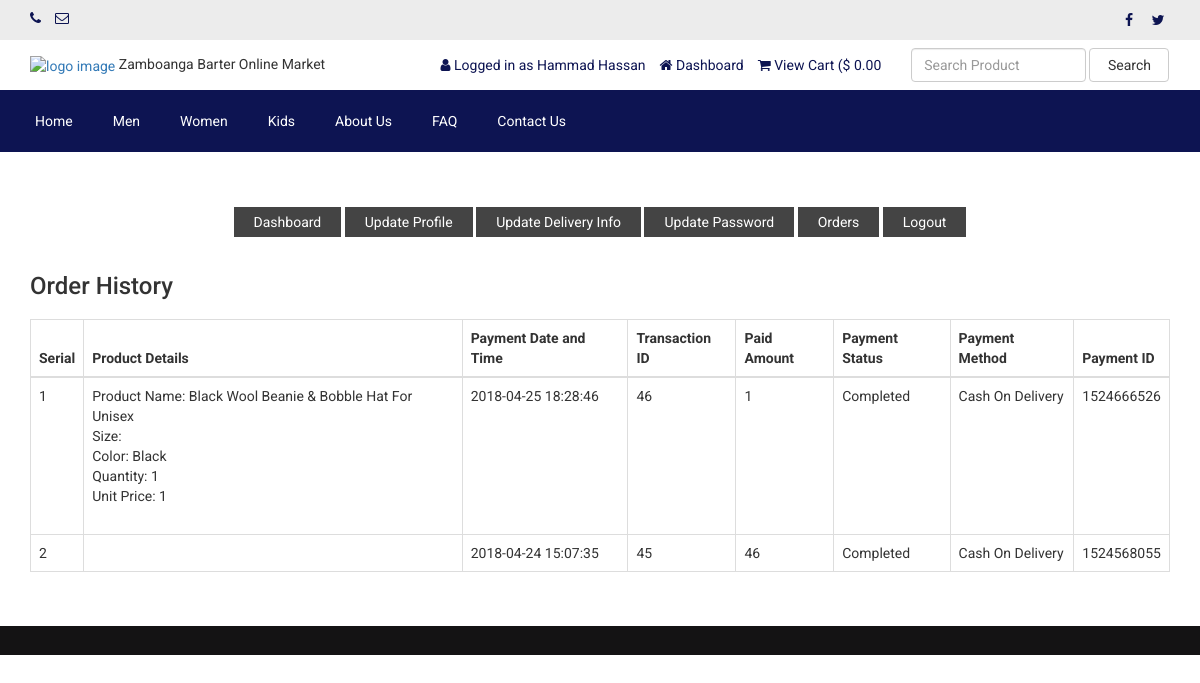
The app's page /customer-order.php (signed in) with its own data.
### tables this page shows
CREATE TABLE `tbl_social` (
  `social_id` int(11) NOT NULL,
  `social_name` varchar(30) NOT NULL,
  `social_url` varchar(255) NOT NULL,
  `social_icon` varchar(30) NOT NULL
);

CREATE TABLE `tbl_top_category` (
  `tcat_id` int(11) NOT NULL,
  `tcat_name` varchar(255) NOT NULL,
  `show_on_menu` int(1) NOT NULL
);

CREATE TABLE `tbl_page` (
  `id` int(11) NOT NULL,
  `about_title` varchar(255) NOT NULL,
  `about_content` text NOT NULL,
  `about_banner` varchar(255) NOT NULL,
  `about_meta_title` varchar(255) NOT NULL,
  `about_meta_keyword` text NOT NULL,
  `about_meta_description` text NOT NULL,
  `faq_title` varchar(255) NOT NULL,
  `faq_banner` varchar(255) NOT NULL,
  `faq_meta_title` varchar(255) NOT NULL,
  `faq_meta_keyword` text NOT NULL,
  `faq_meta_description` text NOT NULL,
  `blog_title` varchar(255) NOT NULL,
  `blog_banner` varchar(255) NOT NULL,
  `blog_meta_title` varchar(255) NOT NULL,
  `blog_meta_keyword` text NOT NULL,
  `blog_meta_description` text NOT NULL,
  `contact_title` varchar(255) NOT NULL,
  `contact_banner` varchar(255) NOT NULL,
  `contact_meta_title` varchar(255) NOT NULL,
  `contact_meta_keyword` text NOT NULL,
  `contact_meta_description` text NOT NULL,
  `pgallery_title` varchar(255) NOT NULL,
  `pgallery_banner` varchar(255) NOT NULL,
  `pgallery_meta_title` varchar(255) NOT NULL,
  `pgallery_meta_keyword` text NOT NULL,
  `pgallery_meta_description` text NOT NULL,
  `vgallery_title` varchar(255) NOT NULL,
  `vgallery_banner` varchar(255) NOT NULL,
  `vgallery_meta_title` varchar(255) NOT NULL,
  `vgallery_meta_keyword` text NOT NULL,
  `vgallery_meta_description` text NOT NULL
);

CREATE TABLE `tbl_payment` (
  `id` int(11) NOT NULL,
  `customer_id` int(11) NOT NULL,
  `customer_name` varchar(255) NOT NULL,
  `customer_email` varchar(255) NOT NULL,
  `payment_date` varchar(50) NOT NULL,
  `txnid` varchar(255) NOT NULL,
  `paid_amount` int(11) NOT NULL,
  `card_number` varchar(50) NOT NULL,
  `card_cvv` varchar(10) NOT NULL,
  `card_month` varchar(10) NOT NULL,
  `card_year` varchar(10) NOT NULL,
  `bank_transaction_info` text NOT NULL,
  `payment_method` varchar(20) NOT NULL,
  `payment_status` varchar(25) NOT NULL,
  `shipping_status` varchar(20) NOT NULL,
  `payment_id` varchar(255) NOT NULL
);

CREATE TABLE `tbl_order` (
  `id` int(11) NOT NULL,
  `product_id` int(11) NOT NULL,
  `product_name` varchar(255) NOT NULL,
  `size` varchar(100) NOT NULL,
  `color` varchar(100) NOT NULL,
  `quantity` varchar(50) NOT NULL,
  `unit_price` varchar(50) NOT NULL,
  `payment_id` varchar(255) NOT NULL
);

### customer-order.php (the view, shortened to what this page needs)
<?php require_once('header.php'); ?>
<div class="page">
    <div class="container">
        <div class="row">
            <div class="col-md-12">
                <?php require_once('customer-sidebar.php'); ?>
            </div>
            <div class="col-md-12">
                <div class="user-content">
                    <h3><?php echo LANG_VALUE_25; ?></h3>
                    <div class="table-responsive">
                        <table class="table table-bordered">
                            <thead>
                                <tr>
                                    <th><?php echo LANG_VALUE_7; ?></th>
                                    <th><?php echo LANG_VALUE_48; ?></th>
                                    <th><?php echo LANG_VALUE_27; ?></th>
                                    <th><?php echo LANG_VALUE_28; ?></th>
                                    <th><?php echo LANG_VALUE_29; ?></th>
                                    <th><?php echo LANG_VALUE_30; ?></th>
                                    <th><?php echo LANG_VALUE_31; ?></th>
                                    <th><?php echo LANG_VALUE_32; ?></th>
                                </tr>
                            </thead>
                            <tbody>
            <?php
            $limit = 10;
            $page = @$_GET['page'];
            if($page)
                $start = ($page - 1) * $limit;
            else
                $start = 0;
            $statement = $pdo->prepare("SELECT * FROM tbl_payment WHERE customer_email=? ORDER BY id DESC LIMIT $start, $limit");
            $statement->execute(array($_SESSION['customer']['cust_email']));
            $result = $statement->fetchAll(PDO::FETCH_ASSOC);
            if ($page == 0) $page = 1;
            ?>
                                <?php
                                $tip = $page*10-10;
                                foreach ($result as $row) {
                                    $tip++;
                                    ?>
                                    <tr>
                                        <td><?php echo $tip; ?></td>
                                        <td>
                                            <?php
                                            $statement1 = $pdo->prepare("SELECT * FROM tbl_order WHERE payment_id=?");
                                            $statement1->execute(array($row['payment_id']));
                                            $result1 = $statement1->fetchAll(PDO::FETCH_ASSOC);
                                            foreach ($result1 as $row1) {
                                                echo 'Product Name: '.$row1['product_name'];
                                                echo '<br>Size: '.$row1['size'];
                                                echo '<br>Color: '.$row1['color'];
                                                echo '<br>Quantity: '.$row1['quantity'];
                                                echo '<br>Unit Price: '.$row1['unit_price'];
                                                echo '<br><br>';
                                            }
                                            ?>
                                        </td>
                                        <td><?php echo $row['payment_date']; ?></td>
                                        <td><?php echo $row['id']; ?></td>
                                        <td><?php echo $row['paid_amount']; ?></td>
                                        <td><?php echo $row['payment_status']; ?></td>
                                        <td>Cash On Delivery</td>
                                        <td><?php echo $row['payment_id']; ?></td>
                                    </tr>
                                    <?php
                                }
                                ?>
                            </tbody>
                        </table>
                        <div class="pagination" style="overflow: hidden;">
                    </div>
                </div>
            </div>
        </div>
    </div>
</div>
<?php require_once('footer.php'); ?>

### header.php (shortened to what this page needs)
<?php
include("admin/inc/config.php");
?>
<!DOCTYPE html>
<html lang="en">
<head>
	<link rel="stylesheet" href="assets/css/bootstrap.min.css">
	<link rel="stylesheet" href="assets/css/font-awesome.min.css">
	<link rel="stylesheet" href="assets/css/owl.carousel.min.css">
	<link rel="stylesheet" href="assets/css/owl.theme.default.min.css">
	<link rel="stylesheet" href="assets/css/jquery.bxslider.min.css">
    <link rel="stylesheet" href="assets/css/magnific-popup.css">
    <link rel="stylesheet" href="assets/css/rating.css">
	<link rel="stylesheet" href="assets/css/spacing.css">
	<link rel="stylesheet" href="assets/css/bootstrap-touch-slider.css">
	<link rel="stylesheet" href="assets/css/animate.min.css">
	<link rel="stylesheet" href="assets/css/tree-menu.css">
	<link rel="stylesheet" href="assets/css/select2.min.css">
	<link rel="stylesheet" href="assets/css/main.css">
	<link rel="stylesheet" href="assets/css/responsive.css">
	<?php
	$statement = $pdo->prepare("SELECT * FROM tbl_page WHERE id=1");
	$statement->execute();
	$result = $statement->fetchAll(PDO::FETCH_ASSOC);
		?>
</head>
<body>
<div class="top">
	<div class="container">
		<div class="row">
			<div class="col-md-6 col-sm-6 col-xs-12">
				<div class="left">
					<ul>
						<li><i class="fa fa-phone"></i> <?php echo $contact_phone; ?></li>
						<li><i class="fa fa-envelope-o"></i> <?php echo $contact_email; ?></li>
					</ul>
				</div>
			</div>
			<div class="col-md-6 col-sm-6 col-xs-12">
				<div class="right">
					<ul>
						<?php
						$statement = $pdo->prepare("SELECT * FROM tbl_social");
						$statement->execute();
						$result = $statement->fetchAll(PDO::FETCH_ASSOC);
						foreach ($result as $row) {
							?>
							<?php if($row['social_url'] != ''): ?>
							<li><a href="<?php echo $row['social_url']; ?>"><i class="<?php echo $row['social_icon']; ?>"></i></a></li>
							<?php endif; ?>
							<?php
						}
						?>
					</ul>
				</div>
			</div>
		</div>
	</div>
</div>
<div class="header">
	<div class="container">
		<div class="row inner">
			<div class="col-md-4 logo">
				<a href="index.php"><img src="assets/uploads/<?php echo $logo; ?>" alt="logo image"></a> Zamboanga Barter Online Market
			</div>
			<div class="col-md-5 right">
				<ul>
					<?php
					if(isset($_SESSION['customer'])) {
						?>
						<li><i class="fa fa-user"></i> <?php echo LANG_VALUE_13; ?> <?php echo $_SESSION['customer']['cust_name']; ?></li>
						<li><a href="dashboard.php"><i class="fa fa-home"></i> <?php echo LANG_VALUE_89; ?></a></li>
						<?php
					} else {
						?>
						<li><a href="login.php"><i class="fa fa-sign-in"></i> <?php echo LANG_VALUE_9; ?></a></li>
						<li><a href="registration.php"><i class="fa fa-user-plus"></i> Sign Up</a></li>
						<?php
					}
					?>
					<li><a href="cart.php"><i class="fa fa-shopping-cart"></i> <?php echo LANG_VALUE_19; ?> (<?php echo LANG_VALUE_1; ?>
					<?php
					if(isset($_SESSION['cart_p_id'])) {
						$table_total_price = 0;
						$i=0;
	                    foreach($_SESSION['cart_p_qty'] as $key => $value)
	                    {
	                        $i++;
	                        $arr_cart_p_qty[$i] = $value;
	                    }                    $i=0;
	                    foreach($_SESSION['cart_p_current_price'] as $key => $value)
	                    {
	                        $i++;
	                        $arr_cart_p_current_price[$i] = $value;
	                    }
	                    for($i=1;$i<=count($arr_cart_p_qty);$i++) {
	                    	$row_total_price = $arr_cart_p_current_price[$i]*$arr_cart_p_qty[$i];
	                        $table_total_price = $table_total_price + $row_total_price;
	                    }
						echo $table_total_price;
					} else {
						echo '0.00';
					}
					?></a></li>
				</ul>
			</div>
			<div class="col-md-3 search-area">
				<form class="navbar-form navbar-left" role="search" action="search-result.php" method="get">
					<div class="form-group">
						<input type="text" class="form-control search-top" placeholder="<?php echo LANG_VALUE_2; ?>" name="search_text">
					</div>
					<button type="submit" class="btn btn-default"><?php echo LANG_VALUE_3; ?></button>
				</form>
			</div>
		</div>
	</div>
</div>
<div class="nav">
	<div class="container">
		<div class="row">
			<div class="col-md-12 pl_0 pr_0">
				<div class="menu-container">
					<div class="menu">
						<ul>
						<li><a href="index.php">Home</a></li>
							<?php
							$statement = $pdo->prepare("SELECT * FROM tbl_top_category WHERE show_on_menu=1");
							$statement->execute();
							$result = $statement->fetchAll(PDO::FETCH_ASSOC);
							foreach ($result as $row) {
								?>
								<li><a href="product-category.php?id=<?php echo $row['tcat_id']; ?>&type=top-category"><?php echo $row['tcat_name']; ?></a>
								</li>
								<?php
							}
							?>
							<?php
							$statement = $pdo->prepare("SELECT * FROM tbl_page WHERE id=1");
							$statement->execute();
							$result = $statement->fetchAll(PDO::FETCH_ASSOC);
							foreach ($result as $row) {
								$about_title = $row['about_title'];
								$faq_title = $row['faq_title'];
								$contact_title = $row['contact_title'];
							}
							?>
							<li><a href="about.php"><?php echo $about_title; ?></a></li>
							<li><a href="faq.php"><?php echo $faq_title; ?></a></li>
							<li><a href="contact.php"><?php echo $contact_title; ?></a></li>
						</ul>
					</div>
				</div>
			</div>
		</div>
	</div>
</div>

### assets/css/main.css (style rules this page uses)
* { margin: 0; padding: 0; }
body { font-family: 'Roboto', sans-serif; font-size: 14px; }
h1, h2, h3, h4, h5, h6 { font-family: 'Roboto', sans-serif; }
a { text-decoration: none; }
.top { width: 100%; height: 40px; background: #ececec; }
.top .left { float: left; }
.top .left ul { padding-top: 8px; }
.top .left ul li { list-style-type: none; float: left; margin-right: 14px; color: #0d1452; }
.top .left ul li i { color: #0d1452; }
.top .right { float: right; }
.top .right ul { padding-top: 8px; }
.top .right ul li { list-style-type: none; float: left; margin-left: 5px; }
.top .right ul li a { color: #0d1452; width: 24px; height: 24px; line-height: 24px; text-align: center; border-radius: 50%; display: block; transition: all 0.4s ease; }
.header { width: 100%; height: auto; background: #fff; }
.header .inner { height: auto; display: table; }
.header .logo { float: none; display: table-cell; vertical-align: middle; }
.header .logo img { max-width: 100%; height: 80px; }
.header .navbar-form .form-control { width: 300px; }
.header .search-area { float: none; display: table-cell; vertical-align: middle; }
.header .search-area .form-group { width: calc(100% - 84px); }
.header .search-area button { width: 80px; }
.header .search-area form { width: 100%; }
.header .right { float: none; display: table-cell; vertical-align: middle; padding-right: 0; }
.header .right ul { float: right; margin-bottom: 0; }
.header .right ul li { list-style-type: none; float: left; margin-left: 14px; color: #0d1452; }
.header .right ul li a { color: #0d1452; }
.header .navbar-form .search-top { width: 100%; }
.nav { background: #0d1452; }
.menu-container { width: 100%; margin: 0 auto; background: #0d1452; }
.menu-dropdown-icon:before { content: "\f067"; font-family: "FontAwesome"; display: none; cursor: pointer; float: right; padding: 1.5em 2em; background: #fff; color: #333; }
.menu > ul { margin: 0 auto; width: 100%; list-style: none; padding: 0; position: relative; box-sizing: border-box; }
.menu > ul:before, .menu > ul:after { content: ""; display: table; }
.menu > ul:after { clear: both; }
.menu > ul > li { float: left; padding: 0; margin: 0; }
.menu > ul > li a { text-decoration: none; padding: 1.5em 20px; display: block; color: #fff; }
.page { width: 100%; height: auto; padding-top: 50px; padding-bottom: 50px; }
.user-content h3 { margin-bottom: 20px; }
div.pagination { padding: 3px; margin: 3px; z-index: 1000; font-size: 14px; margin-bottom: 20px; }

### assets/css/responsive.css (style rules this page uses)
@media only screen and (min-width: 992px) { .header .inner { width: 100%; } }
@media only screen and (min-width: 992px) { .header .search-area { padding-right: 0; } }
@media only screen and (min-width: 992px) { .header .search-area form { padding-right: 0; } }
@media only screen and (min-width: 992px) { .header .container { padding-right: 0; } }

### records on screen
tbl_top_category: tcat_name "Men"
tbl_top_category: tcat_name "Women"
tbl_top_category: tcat_name "Kids"
tbl_page: about_title "About Us", faq_title "FAQ", contact_title "Contact Us"
tbl_payment: payment_date "2018-04-25 18:28:46", id "46", paid_amount "1", payment_status "Completed", payment "1524666526"
tbl_order: product_name "Black Wool Beanie & Bobble Hat For Unisex", color "Black", quantity "1", unit_price "1"
tbl_payment: payment_date "2018-04-24 15:07:35", id "45", paid_amount "46", payment_status "Completed", payment "1524568055"

### other values on screen
LANG_VALUE_13 "Logged in as"
$_SESSION['customer']['cust_name'] "Hammad Hassan"
LANG_VALUE_89 "Dashboard"
LANG_VALUE_19 "View Cart"
LANG_VALUE_1 "$"
LANG_VALUE_3 "Search"
LANG_VALUE_117 "Update Profile"
LANG_VALUE_99 "Update Password"
LANG_VALUE_24 "Orders"
LANG_VALUE_14 "Logout"
LANG_VALUE_25 "Order History"
LANG_VALUE_7 "Serial"
LANG_VALUE_48 "Product Details"
LANG_VALUE_27 "Payment Date and Time"
LANG_VALUE_28 "Transaction ID"
